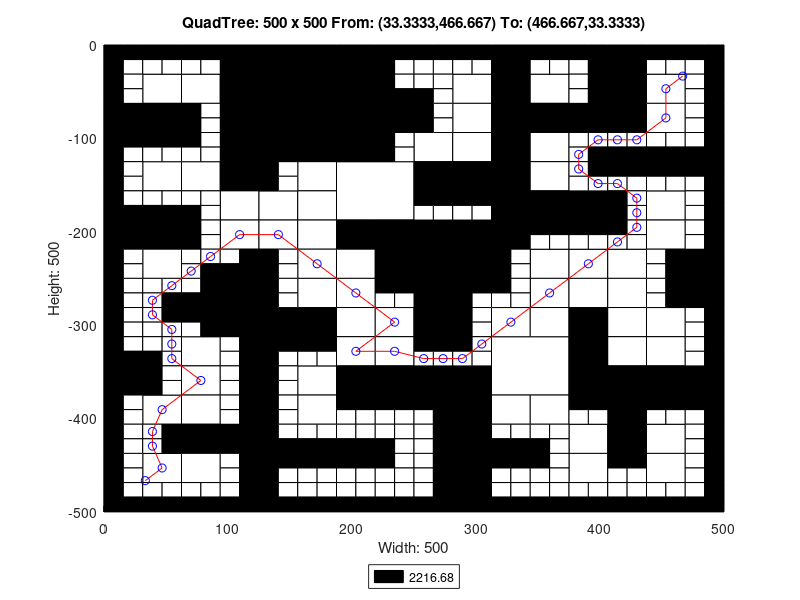

This figure's MATLAB source:
axis([0 500 -500 0]);
title('QuadTree: 500 x 500 From: (33.3333,466.667) To: (466.667,33.3333)');
xlabel('Width: 500');
ylabel('Height: 500');
rectangle('Position',[125 -62.5 62.5 62.5], 'FaceColor',[0 0 0]);
rectangle('Position',[125 -125 62.5 62.5], 'FaceColor',[0 0 0]);
rectangle('Position',[187.5 -187.5 62.5 62.5], 'FaceColor',[1 1 1]);
rectangle('Position',[250 -250 62.5 62.5], 'FaceColor',[0 0 0]);
rectangle('Position',[312.5 -375 62.5 62.5], 'FaceColor',[1 1 1]);
rectangle('Position',[31.25 -62.5 31.25 31.25], 'FaceColor',[1 1 1]);
rectangle('Position',[93.75 -31.25 31.25 31.25], 'FaceColor',[0 0 0]);
rectangle('Position',[62.5 -62.5 31.25 31.25], 'FaceColor',[1 1 1]);
rectangle('Position',[93.75 -62.5 31.25 31.25], 'FaceColor',[0 0 0]);
rectangle('Position',[0 -93.75 31.25 31.25], 'FaceColor',[0 0 0]);
rectangle('Position',[31.25 -93.75 31.25 31.25], 'FaceColor',[0 0 0]);
rectangle('Position',[93.75 -93.75 31.25 31.25], 'FaceColor',[0 0 0]);
rectangle('Position',[93.75 -125 31.25 31.25], 'FaceColor',[0 0 0]);
rectangle('Position',[187.5 -31.25 31.25 31.25], 'FaceColor',[0 0 0]);
rectangle('Position',[187.5 -62.5 31.25 31.25], 'FaceColor',[0 0 0]);
rectangle('Position',[187.5 -93.75 31.25 31.25], 'FaceColor',[0 0 0]);
rectangle('Position',[218.75 -93.75 31.25 31.25], 'FaceColor',[0 0 0]);
rectangle('Position',[187.5 -125 31.25 31.25], 'FaceColor',[0 0 0]);
rectangle('Position',[31.25 -156.25 31.25 31.25], 'FaceColor',[1 1 1]);
rectangle('Position',[62.5 -156.25 31.25 31.25], 'FaceColor',[1 1 1]);
rectangle('Position',[93.75 -156.25 31.25 31.25], 'FaceColor',[0 0 0]);
rectangle('Position',[93.75 -187.5 31.25 31.25], 'FaceColor',[1 1 1]);
rectangle('Position',[0 -218.75 31.25 31.25], 'FaceColor',[0 0 0]);
rectangle('Position',[31.25 -218.75 31.25 31.25], 'FaceColor',[0 0 0]);
rectangle('Position',[31.25 -250 31.25 31.25], 'FaceColor',[1 1 1]);
rectangle('Position',[93.75 -218.75 31.25 31.25], 'FaceColor',[1 1 1]);
rectangle('Position',[156.25 -156.25 31.25 31.25], 'FaceColor',[1 1 1]);
rectangle('Position',[125 -187.5 31.25 31.25], 'FaceColor',[1 1 1]);
rectangle('Position',[156.25 -187.5 31.25 31.25], 'FaceColor',[1 1 1]);
rectangle('Position',[125 -218.75 31.25 31.25], 'FaceColor',[1 1 1]);
rectangle('Position',[156.25 -218.75 31.25 31.25], 'FaceColor',[1 1 1]);
rectangle('Position',[156.25 -250 31.25 31.25], 'FaceColor',[1 1 1]);
rectangle('Position',[187.5 -218.75 31.25 31.25], 'FaceColor',[0 0 0]);
rectangle('Position',[218.75 -218.75 31.25 31.25], 'FaceColor',[0 0 0]);
rectangle('Position',[187.5 -250 31.25 31.25], 'FaceColor',[1 1 1]);
rectangle('Position',[218.75 -250 31.25 31.25], 'FaceColor',[0 0 0]);
rectangle('Position',[281.25 -62.5 31.25 31.25], 'FaceColor',[1 1 1]);
rectangle('Position',[312.5 -31.25 31.25 31.25], 'FaceColor',[0 0 0]);
rectangle('Position',[312.5 -62.5 31.25 31.25], 'FaceColor',[0 0 0]);
rectangle('Position',[343.75 -62.5 31.25 31.25], 'FaceColor',[1 1 1]);
rectangle('Position',[281.25 -93.75 31.25 31.25], 'FaceColor',[1 1 1]);
rectangle('Position',[250 -125 31.25 31.25], 'FaceColor',[1 1 1]);
rectangle('Position',[281.25 -125 31.25 31.25], 'FaceColor',[1 1 1]);
rectangle('Position',[312.5 -93.75 31.25 31.25], 'FaceColor',[0 0 0]);
rectangle('Position',[343.75 -93.75 31.25 31.25], 'FaceColor',[0 0 0]);
rectangle('Position',[312.5 -125 31.25 31.25], 'FaceColor',[0 0 0]);
rectangle('Position',[343.75 -125 31.25 31.25], 'FaceColor',[1 1 1]);
rectangle('Position',[406.25 -31.25 31.25 31.25], 'FaceColor',[0 0 0]);
rectangle('Position',[406.25 -62.5 31.25 31.25], 'FaceColor',[0 0 0]);
rectangle('Position',[437.5 -62.5 31.25 31.25], 'FaceColor',[1 1 1]);
rectangle('Position',[375 -93.75 31.25 31.25], 'FaceColor',[0 0 0]);
rectangle('Position',[406.25 -93.75 31.25 31.25], 'FaceColor',[0 0 0]);
rectangle('Position',[437.5 -93.75 31.25 31.25], 'FaceColor',[1 1 1]);
rectangle('Position',[250 -156.25 31.25 31.25], 'FaceColor',[0 0 0]);
rectangle('Position',[281.25 -156.25 31.25 31.25], 'FaceColor',[0 0 0]);
rectangle('Position',[312.5 -156.25 31.25 31.25], 'FaceColor',[0 0 0]);
rectangle('Position',[343.75 -156.25 31.25 31.25], 'FaceColor',[1 1 1]);
rectangle('Position',[312.5 -187.5 31.25 31.25], 'FaceColor',[0 0 0]);
rectangle('Position',[343.75 -187.5 31.25 31.25], 'FaceColor',[0 0 0]);
rectangle('Position',[312.5 -218.75 31.25 31.25], 'FaceColor',[0 0 0]);
rectangle('Position',[343.75 -250 31.25 31.25], 'FaceColor',[1 1 1]);
rectangle('Position',[375 -187.5 31.25 31.25], 'FaceColor',[0 0 0]);
rectangle('Position',[437.5 -187.5 31.25 31.25], 'FaceColor',[1 1 1]);
rectangle('Position',[375 -250 31.25 31.25], 'FaceColor',[1 1 1]);
rectangle('Position',[406.25 -250 31.25 31.25], 'FaceColor',[1 1 1]);
rectangle('Position',[437.5 -218.75 31.25 31.25], 'FaceColor',[1 1 1]);
rectangle('Position',[468.75 -250 31.25 31.25], 'FaceColor',[0 0 0]);
rectangle('Position',[93.75 -281.25 31.25 31.25], 'FaceColor',[0 0 0]);
rectangle('Position',[93.75 -312.5 31.25 31.25], 'FaceColor',[0 0 0]);
rectangle('Position',[0 -375 31.25 31.25], 'FaceColor',[0 0 0]);
rectangle('Position',[62.5 -343.75 31.25 31.25], 'FaceColor',[1 1 1]);
rectangle('Position',[62.5 -375 31.25 31.25], 'FaceColor',[1 1 1]);
rectangle('Position',[156.25 -281.25 31.25 31.25], 'FaceColor',[1 1 1]);
rectangle('Position',[125 -312.5 31.25 31.25], 'FaceColor',[0 0 0]);
rectangle('Position',[156.25 -312.5 31.25 31.25], 'FaceColor',[0 0 0]);
rectangle('Position',[187.5 -281.25 31.25 31.25], 'FaceColor',[1 1 1]);
rectangle('Position',[187.5 -312.5 31.25 31.25], 'FaceColor',[1 1 1]);
rectangle('Position',[218.75 -312.5 31.25 31.25], 'FaceColor',[1 1 1]);
rectangle('Position',[156.25 -375 31.25 31.25], 'FaceColor',[1 1 1]);
rectangle('Position',[187.5 -343.75 31.25 31.25], 'FaceColor',[1 1 1]);
rectangle('Position',[218.75 -343.75 31.25 31.25], 'FaceColor',[1 1 1]);
rectangle('Position',[187.5 -375 31.25 31.25], 'FaceColor',[0 0 0]);
rectangle('Position',[218.75 -375 31.25 31.25], 'FaceColor',[0 0 0]);
rectangle('Position',[31.25 -406.25 31.25 31.25], 'FaceColor',[1 1 1]);
rectangle('Position',[62.5 -406.25 31.25 31.25], 'FaceColor',[1 1 1]);
rectangle('Position',[62.5 -437.5 31.25 31.25], 'FaceColor',[0 0 0]);
rectangle('Position',[93.75 -437.5 31.25 31.25], 'FaceColor',[0 0 0]);
rectangle('Position',[31.25 -468.75 31.25 31.25], 'FaceColor',[1 1 1]);
rectangle('Position',[62.5 -468.75 31.25 31.25], 'FaceColor',[1 1 1]);
rectangle('Position',[156.25 -406.25 31.25 31.25], 'FaceColor',[1 1 1]);
rectangle('Position',[250 -281.25 31.25 31.25], 'FaceColor',[0 0 0]);
rectangle('Position',[250 -312.5 31.25 31.25], 'FaceColor',[0 0 0]);
rectangle('Position',[343.75 -281.25 31.25 31.25], 'FaceColor',[1 1 1]);
rectangle('Position',[312.5 -312.5 31.25 31.25], 'FaceColor',[1 1 1]);
rectangle('Position',[343.75 -312.5 31.25 31.25], 'FaceColor',[1 1 1]);
rectangle('Position',[250 -375 31.25 31.25], 'FaceColor',[0 0 0]);
rectangle('Position',[281.25 -375 31.25 31.25], 'FaceColor',[0 0 0]);
rectangle('Position',[375 -281.25 31.25 31.25], 'FaceColor',[1 1 1]);
rectangle('Position',[406.25 -281.25 31.25 31.25], 'FaceColor',[1 1 1]);
rectangle('Position',[375 -312.5 31.25 31.25], 'FaceColor',[0 0 0]);
rectangle('Position',[406.25 -312.5 31.25 31.25], 'FaceColor',[1 1 1]);
rectangle('Position',[468.75 -281.25 31.25 31.25], 'FaceColor',[0 0 0]);
rectangle('Position',[437.5 -312.5 31.25 31.25], 'FaceColor',[1 1 1]);
rectangle('Position',[375 -343.75 31.25 31.25], 'FaceColor',[0 0 0]);
rectangle('Position',[406.25 -343.75 31.25 31.25], 'FaceColor',[1 1 1]);
rectangle('Position',[375 -375 31.25 31.25], 'FaceColor',[0 0 0]);
rectangle('Position',[406.25 -375 31.25 31.25], 'FaceColor',[0 0 0]);
rectangle('Position',[437.5 -343.75 31.25 31.25], 'FaceColor',[1 1 1]);
rectangle('Position',[437.5 -375 31.25 31.25], 'FaceColor',[0 0 0]);
rectangle('Position',[468.75 -375 31.25 31.25], 'FaceColor',[0 0 0]);
rectangle('Position',[281.25 -406.25 31.25 31.25], 'FaceColor',[0 0 0]);
rectangle('Position',[281.25 -437.5 31.25 31.25], 'FaceColor',[0 0 0]);
rectangle('Position',[312.5 -406.25 31.25 31.25], 'FaceColor',[1 1 1]);
rectangle('Position',[343.75 -406.25 31.25 31.25], 'FaceColor',[1 1 1]);
rectangle('Position',[281.25 -468.75 31.25 31.25], 'FaceColor',[0 0 0]);
rectangle('Position',[281.25 -500 31.25 31.25], 'FaceColor',[0 0 0]);
rectangle('Position',[406.25 -406.25 31.25 31.25], 'FaceColor',[0 0 0]);
rectangle('Position',[375 -437.5 31.25 31.25], 'FaceColor',[1 1 1]);
rectangle('Position',[406.25 -437.5 31.25 31.25], 'FaceColor',[0 0 0]);
rectangle('Position',[437.5 -437.5 31.25 31.25], 'FaceColor',[1 1 1]);
rectangle('Position',[375 -468.75 31.25 31.25], 'FaceColor',[1 1 1]);
rectangle('Position',[437.5 -468.75 31.25 31.25], 'FaceColor',[1 1 1]);
rectangle('Position',[0 -15.625 15.625 15.625], 'FaceColor',[0 0 0]);
rectangle('Position',[15.625 -15.625 15.625 15.625], 'FaceColor',[0 0 0]);
rectangle('Position',[0 -31.25 15.625 15.625], 'FaceColor',[0 0 0]);
rectangle('Position',[15.625 -31.25 15.625 15.625], 'FaceColor',[1 1 1]);
rectangle('Position',[31.25 -15.625 15.625 15.625], 'FaceColor',[0 0 0]);
rectangle('Position',[46.875 -15.625 15.625 15.625], 'FaceColor',[0 0 0]);
rectangle('Position',[31.25 -31.25 15.625 15.625], 'FaceColor',[1 1 1]);
rectangle('Position',[46.875 -31.25 15.625 15.625], 'FaceColor',[1 1 1]);
rectangle('Position',[0 -46.875 15.625 15.625], 'FaceColor',[0 0 0]);
rectangle('Position',[15.625 -46.875 15.625 15.625], 'FaceColor',[1 1 1]);
rectangle('Position',[0 -62.5 15.625 15.625], 'FaceColor',[0 0 0]);
rectangle('Position',[15.625 -62.5 15.625 15.625], 'FaceColor',[1 1 1]);
rectangle('Position',[62.5 -15.625 15.625 15.625], 'FaceColor',[0 0 0]);
rectangle('Position',[78.125 -15.625 15.625 15.625], 'FaceColor',[0 0 0]);
rectangle('Position',[62.5 -31.25 15.625 15.625], 'FaceColor',[1 1 1]);
rectangle('Position',[78.125 -31.25 15.625 15.625], 'FaceColor',[1 1 1]);
rectangle('Position',[0 -109.375 15.625 15.625], 'FaceColor',[0 0 0]);
rectangle('Position',[15.625 -109.375 15.625 15.625], 'FaceColor',[0 0 0]);
rectangle('Position',[0 -125 15.625 15.625], 'FaceColor',[0 0 0]);
rectangle('Position',[15.625 -125 15.625 15.625], 'FaceColor',[1 1 1]);
rectangle('Position',[31.25 -109.375 15.625 15.625], 'FaceColor',[0 0 0]);
rectangle('Position',[46.875 -109.375 15.625 15.625], 'FaceColor',[0 0 0]);
rectangle('Position',[31.25 -125 15.625 15.625], 'FaceColor',[1 1 1]);
rectangle('Position',[46.875 -125 15.625 15.625], 'FaceColor',[1 1 1]);
rectangle('Position',[62.5 -78.125 15.625 15.625], 'FaceColor',[0 0 0]);
rectangle('Position',[78.125 -78.125 15.625 15.625], 'FaceColor',[1 1 1]);
rectangle('Position',[62.5 -93.75 15.625 15.625], 'FaceColor',[0 0 0]);
rectangle('Position',[78.125 -93.75 15.625 15.625], 'FaceColor',[1 1 1]);
rectangle('Position',[62.5 -109.375 15.625 15.625], 'FaceColor',[0 0 0]);
rectangle('Position',[78.125 -109.375 15.625 15.625], 'FaceColor',[1 1 1]);
rectangle('Position',[62.5 -125 15.625 15.625], 'FaceColor',[1 1 1]);
rectangle('Position',[78.125 -125 15.625 15.625], 'FaceColor',[1 1 1]);
rectangle('Position',[218.75 -15.625 15.625 15.625], 'FaceColor',[0 0 0]);
rectangle('Position',[234.375 -15.625 15.625 15.625], 'FaceColor',[0 0 0]);
rectangle('Position',[218.75 -31.25 15.625 15.625], 'FaceColor',[0 0 0]);
rectangle('Position',[234.375 -31.25 15.625 15.625], 'FaceColor',[1 1 1]);
rectangle('Position',[218.75 -46.875 15.625 15.625], 'FaceColor',[0 0 0]);
rectangle('Position',[234.375 -46.875 15.625 15.625], 'FaceColor',[1 1 1]);
rectangle('Position',[218.75 -62.5 15.625 15.625], 'FaceColor',[0 0 0]);
rectangle('Position',[234.375 -62.5 15.625 15.625], 'FaceColor',[0 0 0]);
rectangle('Position',[218.75 -109.375 15.625 15.625], 'FaceColor',[0 0 0]);
rectangle('Position',[234.375 -109.375 15.625 15.625], 'FaceColor',[1 1 1]);
rectangle('Position',[218.75 -125 15.625 15.625], 'FaceColor',[0 0 0]);
rectangle('Position',[234.375 -125 15.625 15.625], 'FaceColor',[1 1 1]);
rectangle('Position',[0 -140.625 15.625 15.625], 'FaceColor',[0 0 0]);
rectangle('Position',[15.625 -140.625 15.625 15.625], 'FaceColor',[1 1 1]);
rectangle('Position',[0 -156.25 15.625 15.625], 'FaceColor',[0 0 0]);
rectangle('Position',[15.625 -156.25 15.625 15.625], 'FaceColor',[1 1 1]);
rectangle('Position',[0 -171.875 15.625 15.625], 'FaceColor',[0 0 0]);
rectangle('Position',[15.625 -171.875 15.625 15.625], 'FaceColor',[1 1 1]);
rectangle('Position',[0 -187.5 15.625 15.625], 'FaceColor',[0 0 0]);
rectangle('Position',[15.625 -187.5 15.625 15.625], 'FaceColor',[0 0 0]);
rectangle('Position',[31.25 -171.875 15.625 15.625], 'FaceColor',[1 1 1]);
rectangle('Position',[46.875 -171.875 15.625 15.625], 'FaceColor',[1 1 1]);
rectangle('Position',[31.25 -187.5 15.625 15.625], 'FaceColor',[0 0 0]);
rectangle('Position',[46.875 -187.5 15.625 15.625], 'FaceColor',[0 0 0]);
rectangle('Position',[62.5 -171.875 15.625 15.625], 'FaceColor',[1 1 1]);
rectangle('Position',[78.125 -171.875 15.625 15.625], 'FaceColor',[1 1 1]);
rectangle('Position',[62.5 -187.5 15.625 15.625], 'FaceColor',[0 0 0]);
rectangle('Position',[78.125 -187.5 15.625 15.625], 'FaceColor',[1 1 1]);
rectangle('Position',[0 -234.375 15.625 15.625], 'FaceColor',[0 0 0]);
rectangle('Position',[15.625 -234.375 15.625 15.625], 'FaceColor',[1 1 1]);
rectangle('Position',[0 -250 15.625 15.625], 'FaceColor',[0 0 0]);
rectangle('Position',[15.625 -250 15.625 15.625], 'FaceColor',[1 1 1]);
rectangle('Position',[62.5 -203.125 15.625 15.625], 'FaceColor',[0 0 0]);
rectangle('Position',[78.125 -203.125 15.625 15.625], 'FaceColor',[1 1 1]);
rectangle('Position',[62.5 -218.75 15.625 15.625], 'FaceColor',[0 0 0]);
rectangle('Position',[78.125 -218.75 15.625 15.625], 'FaceColor',[1 1 1]);
rectangle('Position',[62.5 -234.375 15.625 15.625], 'FaceColor',[1 1 1]);
rectangle('Position',[78.125 -234.375 15.625 15.625], 'FaceColor',[1 1 1]);
rectangle('Position',[62.5 -250 15.625 15.625], 'FaceColor',[1 1 1]);
rectangle('Position',[78.125 -250 15.625 15.625], 'FaceColor',[0 0 0]);
rectangle('Position',[93.75 -234.375 15.625 15.625], 'FaceColor',[1 1 1]);
rectangle('Position',[109.375 -234.375 15.625 15.625], 'FaceColor',[0 0 0]);
rectangle('Position',[93.75 -250 15.625 15.625], 'FaceColor',[0 0 0]);
rectangle('Position',[109.375 -250 15.625 15.625], 'FaceColor',[0 0 0]);
rectangle('Position',[125 -140.625 15.625 15.625], 'FaceColor',[0 0 0]);
rectangle('Position',[140.625 -140.625 15.625 15.625], 'FaceColor',[1 1 1]);
rectangle('Position',[125 -156.25 15.625 15.625], 'FaceColor',[0 0 0]);
rectangle('Position',[140.625 -156.25 15.625 15.625], 'FaceColor',[1 1 1]);
rectangle('Position',[125 -234.375 15.625 15.625], 'FaceColor',[0 0 0]);
rectangle('Position',[140.625 -234.375 15.625 15.625], 'FaceColor',[1 1 1]);
rectangle('Position',[125 -250 15.625 15.625], 'FaceColor',[0 0 0]);
rectangle('Position',[140.625 -250 15.625 15.625], 'FaceColor',[1 1 1]);
rectangle('Position',[250 -15.625 15.625 15.625], 'FaceColor',[0 0 0]);
rectangle('Position',[265.625 -15.625 15.625 15.625], 'FaceColor',[0 0 0]);
rectangle('Position',[250 -31.25 15.625 15.625], 'FaceColor',[1 1 1]);
rectangle('Position',[265.625 -31.25 15.625 15.625], 'FaceColor',[1 1 1]);
rectangle('Position',[281.25 -15.625 15.625 15.625], 'FaceColor',[0 0 0]);
rectangle('Position',[296.875 -15.625 15.625 15.625], 'FaceColor',[0 0 0]);
rectangle('Position',[281.25 -31.25 15.625 15.625], 'FaceColor',[1 1 1]);
rectangle('Position',[296.875 -31.25 15.625 15.625], 'FaceColor',[1 1 1]);
rectangle('Position',[250 -46.875 15.625 15.625], 'FaceColor',[1 1 1]);
rectangle('Position',[265.625 -46.875 15.625 15.625], 'FaceColor',[1 1 1]);
rectangle('Position',[250 -62.5 15.625 15.625], 'FaceColor',[0 0 0]);
rectangle('Position',[265.625 -62.5 15.625 15.625], 'FaceColor',[1 1 1]);
rectangle('Position',[343.75 -15.625 15.625 15.625], 'FaceColor',[0 0 0]);
rectangle('Position',[359.375 -15.625 15.625 15.625], 'FaceColor',[0 0 0]);
rectangle('Position',[343.75 -31.25 15.625 15.625], 'FaceColor',[1 1 1]);
rectangle('Position',[359.375 -31.25 15.625 15.625], 'FaceColor',[1 1 1]);
rectangle('Position',[250 -78.125 15.625 15.625], 'FaceColor',[0 0 0]);
rectangle('Position',[265.625 -78.125 15.625 15.625], 'FaceColor',[1 1 1]);
rectangle('Position',[250 -93.75 15.625 15.625], 'FaceColor',[0 0 0]);
rectangle('Position',[265.625 -93.75 15.625 15.625], 'FaceColor',[1 1 1]);
rectangle('Position',[375 -15.625 15.625 15.625], 'FaceColor',[0 0 0]);
rectangle('Position',[390.625 -15.625 15.625 15.625], 'FaceColor',[0 0 0]);
rectangle('Position',[375 -31.25 15.625 15.625], 'FaceColor',[1 1 1]);
rectangle('Position',[390.625 -31.25 15.625 15.625], 'FaceColor',[0 0 0]);
rectangle('Position',[375 -46.875 15.625 15.625], 'FaceColor',[1 1 1]);
rectangle('Position',[390.625 -46.875 15.625 15.625], 'FaceColor',[0 0 0]);
rectangle('Position',[375 -62.5 15.625 15.625], 'FaceColor',[1 1 1]);
rectangle('Position',[390.625 -62.5 15.625 15.625], 'FaceColor',[0 0 0]);
rectangle('Position',[437.5 -15.625 15.625 15.625], 'FaceColor',[0 0 0]);
rectangle('Position',[453.125 -15.625 15.625 15.625], 'FaceColor',[0 0 0]);
rectangle('Position',[437.5 -31.25 15.625 15.625], 'FaceColor',[1 1 1]);
rectangle('Position',[453.125 -31.25 15.625 15.625], 'FaceColor',[1 1 1]);
rectangle('Position',[468.75 -15.625 15.625 15.625], 'FaceColor',[0 0 0]);
rectangle('Position',[484.375 -15.625 15.625 15.625], 'FaceColor',[0 0 0]);
rectangle('Position',[468.75 -31.25 15.625 15.625], 'FaceColor',[1 1 1]);
rectangle('Position',[484.375 -31.25 15.625 15.625], 'FaceColor',[0 0 0]);
rectangle('Position',[468.75 -46.875 15.625 15.625], 'FaceColor',[1 1 1]);
rectangle('Position',[484.375 -46.875 15.625 15.625], 'FaceColor',[0 0 0]);
rectangle('Position',[468.75 -62.5 15.625 15.625], 'FaceColor',[1 1 1]);
rectangle('Position',[484.375 -62.5 15.625 15.625], 'FaceColor',[0 0 0]);
rectangle('Position',[375 -109.375 15.625 15.625], 'FaceColor',[1 1 1]);
rectangle('Position',[390.625 -109.375 15.625 15.625], 'FaceColor',[1 1 1]);
rectangle('Position',[375 -125 15.625 15.625], 'FaceColor',[1 1 1]);
rectangle('Position',[390.625 -125 15.625 15.625], 'FaceColor',[0 0 0]);
rectangle('Position',[406.25 -109.375 15.625 15.625], 'FaceColor',[1 1 1]);
rectangle('Position',[421.875 -109.375 15.625 15.625], 'FaceColor',[1 1 1]);
rectangle('Position',[406.25 -125 15.625 15.625], 'FaceColor',[0 0 0]);
rectangle('Position',[421.875 -125 15.625 15.625], 'FaceColor',[0 0 0]);
rectangle('Position',[468.75 -78.125 15.625 15.625], 'FaceColor',[1 1 1]);
rectangle('Position',[484.375 -78.125 15.625 15.625], 'FaceColor',[0 0 0]);
rectangle('Position',[468.75 -93.75 15.625 15.625], 'FaceColor',[1 1 1]);
rectangle('Position',[484.375 -93.75 15.625 15.625], 'FaceColor',[0 0 0]);
rectangle('Position',[437.5 -109.375 15.625 15.625], 'FaceColor',[1 1 1]);
rectangle('Position',[453.125 -109.375 15.625 15.625], 'FaceColor',[1 1 1]);
rectangle('Position',[437.5 -125 15.625 15.625], 'FaceColor',[0 0 0]);
rectangle('Position',[453.125 -125 15.625 15.625], 'FaceColor',[0 0 0]);
rectangle('Position',[468.75 -109.375 15.625 15.625], 'FaceColor',[1 1 1]);
rectangle('Position',[484.375 -109.375 15.625 15.625], 'FaceColor',[0 0 0]);
rectangle('Position',[468.75 -125 15.625 15.625], 'FaceColor',[0 0 0]);
rectangle('Position',[484.375 -125 15.625 15.625], 'FaceColor',[0 0 0]);
rectangle('Position',[250 -171.875 15.625 15.625], 'FaceColor',[0 0 0]);
rectangle('Position',[265.625 -171.875 15.625 15.625], 'FaceColor',[0 0 0]);
rectangle('Position',[250 -187.5 15.625 15.625], 'FaceColor',[1 1 1]);
rectangle('Position',[265.625 -187.5 15.625 15.625], 'FaceColor',[1 1 1]);
rectangle('Position',[281.25 -171.875 15.625 15.625], 'FaceColor',[0 0 0]);
rectangle('Position',[296.875 -171.875 15.625 15.625], 'FaceColor',[0 0 0]);
rectangle('Position',[281.25 -187.5 15.625 15.625], 'FaceColor',[1 1 1]);
rectangle('Position',[296.875 -187.5 15.625 15.625], 'FaceColor',[1 1 1]);
rectangle('Position',[343.75 -203.125 15.625 15.625], 'FaceColor',[0 0 0]);
rectangle('Position',[359.375 -203.125 15.625 15.625], 'FaceColor',[0 0 0]);
rectangle('Position',[343.75 -218.75 15.625 15.625], 'FaceColor',[1 1 1]);
rectangle('Position',[359.375 -218.75 15.625 15.625], 'FaceColor',[1 1 1]);
rectangle('Position',[312.5 -234.375 15.625 15.625], 'FaceColor',[0 0 0]);
rectangle('Position',[328.125 -234.375 15.625 15.625], 'FaceColor',[1 1 1]);
rectangle('Position',[312.5 -250 15.625 15.625], 'FaceColor',[0 0 0]);
rectangle('Position',[328.125 -250 15.625 15.625], 'FaceColor',[1 1 1]);
rectangle('Position',[375 -140.625 15.625 15.625], 'FaceColor',[1 1 1]);
rectangle('Position',[390.625 -140.625 15.625 15.625], 'FaceColor',[0 0 0]);
rectangle('Position',[375 -156.25 15.625 15.625], 'FaceColor',[1 1 1]);
rectangle('Position',[390.625 -156.25 15.625 15.625], 'FaceColor',[1 1 1]);
rectangle('Position',[406.25 -140.625 15.625 15.625], 'FaceColor',[0 0 0]);
rectangle('Position',[421.875 -140.625 15.625 15.625], 'FaceColor',[0 0 0]);
rectangle('Position',[406.25 -156.25 15.625 15.625], 'FaceColor',[1 1 1]);
rectangle('Position',[421.875 -156.25 15.625 15.625], 'FaceColor',[1 1 1]);
rectangle('Position',[406.25 -171.875 15.625 15.625], 'FaceColor',[0 0 0]);
rectangle('Position',[421.875 -171.875 15.625 15.625], 'FaceColor',[1 1 1]);
rectangle('Position',[406.25 -187.5 15.625 15.625], 'FaceColor',[0 0 0]);
rectangle('Position',[421.875 -187.5 15.625 15.625], 'FaceColor',[1 1 1]);
rectangle('Position',[437.5 -140.625 15.625 15.625], 'FaceColor',[0 0 0]);
rectangle('Position',[453.125 -140.625 15.625 15.625], 'FaceColor',[0 0 0]);
rectangle('Position',[437.5 -156.25 15.625 15.625], 'FaceColor',[1 1 1]);
rectangle('Position',[453.125 -156.25 15.625 15.625], 'FaceColor',[1 1 1]);
rectangle('Position',[468.75 -140.625 15.625 15.625], 'FaceColor',[0 0 0]);
rectangle('Position',[484.375 -140.625 15.625 15.625], 'FaceColor',[0 0 0]);
rectangle('Position',[468.75 -156.25 15.625 15.625], 'FaceColor',[1 1 1]);
rectangle('Position',[484.375 -156.25 15.625 15.625], 'FaceColor',[0 0 0]);
rectangle('Position',[468.75 -171.875 15.625 15.625], 'FaceColor',[1 1 1]);
rectangle('Position',[484.375 -171.875 15.625 15.625], 'FaceColor',[0 0 0]);
rectangle('Position',[468.75 -187.5 15.625 15.625], 'FaceColor',[1 1 1]);
rectangle('Position',[484.375 -187.5 15.625 15.625], 'FaceColor',[0 0 0]);
rectangle('Position',[375 -203.125 15.625 15.625], 'FaceColor',[0 0 0]);
rectangle('Position',[390.625 -203.125 15.625 15.625], 'FaceColor',[0 0 0]);
rectangle('Position',[375 -218.75 15.625 15.625], 'FaceColor',[1 1 1]);
rectangle('Position',[390.625 -218.75 15.625 15.625], 'FaceColor',[1 1 1]);
rectangle('Position',[406.25 -203.125 15.625 15.625], 'FaceColor',[0 0 0]);
rectangle('Position',[421.875 -203.125 15.625 15.625], 'FaceColor',[1 1 1]);
rectangle('Position',[406.25 -218.75 15.625 15.625], 'FaceColor',[1 1 1]);
rectangle('Position',[421.875 -218.75 15.625 15.625], 'FaceColor',[1 1 1]);
rectangle('Position',[468.75 -203.125 15.625 15.625], 'FaceColor',[1 1 1]);
rectangle('Position',[484.375 -203.125 15.625 15.625], 'FaceColor',[0 0 0]);
rectangle('Position',[468.75 -218.75 15.625 15.625], 'FaceColor',[1 1 1]);
rectangle('Position',[484.375 -218.75 15.625 15.625], 'FaceColor',[0 0 0]);
rectangle('Position',[437.5 -234.375 15.625 15.625], 'FaceColor',[1 1 1]);
rectangle('Position',[453.125 -234.375 15.625 15.625], 'FaceColor',[0 0 0]);
rectangle('Position',[437.5 -250 15.625 15.625], 'FaceColor',[1 1 1]);
rectangle('Position',[453.125 -250 15.625 15.625], 'FaceColor',[0 0 0]);
rectangle('Position',[0 -265.625 15.625 15.625], 'FaceColor',[0 0 0]);
rectangle('Position',[15.625 -265.625 15.625 15.625], 'FaceColor',[1 1 1]);
rectangle('Position',[0 -281.25 15.625 15.625], 'FaceColor',[0 0 0]);
rectangle('Position',[15.625 -281.25 15.625 15.625], 'FaceColor',[1 1 1]);
rectangle('Position',[31.25 -265.625 15.625 15.625], 'FaceColor',[1 1 1]);
rectangle('Position',[46.875 -265.625 15.625 15.625], 'FaceColor',[1 1 1]);
rectangle('Position',[31.25 -281.25 15.625 15.625], 'FaceColor',[1 1 1]);
rectangle('Position',[46.875 -281.25 15.625 15.625], 'FaceColor',[0 0 0]);
rectangle('Position',[0 -296.875 15.625 15.625], 'FaceColor',[0 0 0]);
rectangle('Position',[15.625 -296.875 15.625 15.625], 'FaceColor',[1 1 1]);
rectangle('Position',[0 -312.5 15.625 15.625], 'FaceColor',[0 0 0]);
rectangle('Position',[15.625 -312.5 15.625 15.625], 'FaceColor',[1 1 1]);
rectangle('Position',[31.25 -296.875 15.625 15.625], 'FaceColor',[1 1 1]);
rectangle('Position',[46.875 -296.875 15.625 15.625], 'FaceColor',[0 0 0]);
rectangle('Position',[31.25 -312.5 15.625 15.625], 'FaceColor',[1 1 1]);
rectangle('Position',[46.875 -312.5 15.625 15.625], 'FaceColor',[1 1 1]);
rectangle('Position',[62.5 -265.625 15.625 15.625], 'FaceColor',[1 1 1]);
rectangle('Position',[78.125 -265.625 15.625 15.625], 'FaceColor',[0 0 0]);
rectangle('Position',[62.5 -281.25 15.625 15.625], 'FaceColor',[0 0 0]);
rectangle('Position',[78.125 -281.25 15.625 15.625], 'FaceColor',[0 0 0]);
rectangle('Position',[62.5 -296.875 15.625 15.625], 'FaceColor',[0 0 0]);
rectangle('Position',[78.125 -296.875 15.625 15.625], 'FaceColor',[0 0 0]);
rectangle('Position',[62.5 -312.5 15.625 15.625], 'FaceColor',[1 1 1]);
rectangle('Position',[78.125 -312.5 15.625 15.625], 'FaceColor',[0 0 0]);
rectangle('Position',[0 -328.125 15.625 15.625], 'FaceColor',[0 0 0]);
rectangle('Position',[15.625 -328.125 15.625 15.625], 'FaceColor',[1 1 1]);
rectangle('Position',[0 -343.75 15.625 15.625], 'FaceColor',[0 0 0]);
rectangle('Position',[15.625 -343.75 15.625 15.625], 'FaceColor',[0 0 0]);
rectangle('Position',[31.25 -328.125 15.625 15.625], 'FaceColor',[1 1 1]);
rectangle('Position',[46.875 -328.125 15.625 15.625], 'FaceColor',[1 1 1]);
rectangle('Position',[31.25 -343.75 15.625 15.625], 'FaceColor',[0 0 0]);
rectangle('Position',[46.875 -343.75 15.625 15.625], 'FaceColor',[1 1 1]);
rectangle('Position',[31.25 -359.375 15.625 15.625], 'FaceColor',[0 0 0]);
rectangle('Position',[46.875 -359.375 15.625 15.625], 'FaceColor',[1 1 1]);
rectangle('Position',[31.25 -375 15.625 15.625], 'FaceColor',[0 0 0]);
rectangle('Position',[46.875 -375 15.625 15.625], 'FaceColor',[1 1 1]);
rectangle('Position',[93.75 -328.125 15.625 15.625], 'FaceColor',[1 1 1]);
rectangle('Position',[109.375 -328.125 15.625 15.625], 'FaceColor',[0 0 0]);
rectangle('Position',[93.75 -343.75 15.625 15.625], 'FaceColor',[1 1 1]);
rectangle('Position',[109.375 -343.75 15.625 15.625], 'FaceColor',[0 0 0]);
rectangle('Position',[93.75 -359.375 15.625 15.625], 'FaceColor',[1 1 1]);
rectangle('Position',[109.375 -359.375 15.625 15.625], 'FaceColor',[0 0 0]);
rectangle('Position',[93.75 -375 15.625 15.625], 'FaceColor',[1 1 1]);
rectangle('Position',[109.375 -375 15.625 15.625], 'FaceColor',[0 0 0]);
rectangle('Position',[125 -265.625 15.625 15.625], 'FaceColor',[0 0 0]);
rectangle('Position',[140.625 -265.625 15.625 15.625], 'FaceColor',[1 1 1]);
rectangle('Position',[125 -281.25 15.625 15.625], 'FaceColor',[0 0 0]);
rectangle('Position',[140.625 -281.25 15.625 15.625], 'FaceColor',[1 1 1]);
rectangle('Position',[218.75 -265.625 15.625 15.625], 'FaceColor',[0 0 0]);
rectangle('Position',[234.375 -265.625 15.625 15.625], 'FaceColor',[0 0 0]);
rectangle('Position',[218.75 -281.25 15.625 15.625], 'FaceColor',[1 1 1]);
rectangle('Position',[234.375 -281.25 15.625 15.625], 'FaceColor',[1 1 1]);
rectangle('Position',[125 -328.125 15.625 15.625], 'FaceColor',[0 0 0]);
rectangle('Position',[140.625 -328.125 15.625 15.625], 'FaceColor',[0 0 0]);
rectangle('Position',[125 -343.75 15.625 15.625], 'FaceColor',[0 0 0]);
rectangle('Position',[140.625 -343.75 15.625 15.625], 'FaceColor',[1 1 1]);
rectangle('Position',[156.25 -328.125 15.625 15.625], 'FaceColor',[0 0 0]);
rectangle('Position',[171.875 -328.125 15.625 15.625], 'FaceColor',[0 0 0]);
rectangle('Position',[156.25 -343.75 15.625 15.625], 'FaceColor',[1 1 1]);
rectangle('Position',[171.875 -343.75 15.625 15.625], 'FaceColor',[1 1 1]);
rectangle('Position',[125 -359.375 15.625 15.625], 'FaceColor',[0 0 0]);
rectangle('Position',[140.625 -359.375 15.625 15.625], 'FaceColor',[1 1 1]);
rectangle('Position',[125 -375 15.625 15.625], 'FaceColor',[0 0 0]);
rectangle('Position',[140.625 -375 15.625 15.625], 'FaceColor',[1 1 1]);
rectangle('Position',[0 -390.625 15.625 15.625], 'FaceColor',[0 0 0]);
rectangle('Position',[15.625 -390.625 15.625 15.625], 'FaceColor',[1 1 1]);
rectangle('Position',[0 -406.25 15.625 15.625], 'FaceColor',[0 0 0]);
rectangle('Position',[15.625 -406.25 15.625 15.625], 'FaceColor',[1 1 1]);
rectangle('Position',[0 -421.875 15.625 15.625], 'FaceColor',[0 0 0]);
rectangle('Position',[15.625 -421.875 15.625 15.625], 'FaceColor',[1 1 1]);
rectangle('Position',[0 -437.5 15.625 15.625], 'FaceColor',[0 0 0]);
rectangle('Position',[15.625 -437.5 15.625 15.625], 'FaceColor',[1 1 1]);
rectangle('Position',[31.25 -421.875 15.625 15.625], 'FaceColor',[1 1 1]);
rectangle('Position',[46.875 -421.875 15.625 15.625], 'FaceColor',[0 0 0]);
rectangle('Position',[31.25 -437.5 15.625 15.625], 'FaceColor',[1 1 1]);
rectangle('Position',[46.875 -437.5 15.625 15.625], 'FaceColor',[0 0 0]);
rectangle('Position',[93.75 -390.625 15.625 15.625], 'FaceColor',[1 1 1]);
rectangle('Position',[109.375 -390.625 15.625 15.625], 'FaceColor',[0 0 0]);
rectangle('Position',[93.75 -406.25 15.625 15.625], 'FaceColor',[1 1 1]);
rectangle('Position',[109.375 -406.25 15.625 15.625], 'FaceColor',[0 0 0]);
rectangle('Position',[0 -453.125 15.625 15.625], 'FaceColor',[0 0 0]);
rectangle('Position',[15.625 -453.125 15.625 15.625], 'FaceColor',[1 1 1]);
rectangle('Position',[0 -468.75 15.625 15.625], 'FaceColor',[0 0 0]);
rectangle('Position',[15.625 -468.75 15.625 15.625], 'FaceColor',[1 1 1]);
rectangle('Position',[0 -484.375 15.625 15.625], 'FaceColor',[0 0 0]);
rectangle('Position',[15.625 -484.375 15.625 15.625], 'FaceColor',[1 1 1]);
rectangle('Position',[0 -500 15.625 15.625], 'FaceColor',[0 0 0]);
rectangle('Position',[15.625 -500 15.625 15.625], 'FaceColor',[0 0 0]);
rectangle('Position',[31.25 -484.375 15.625 15.625], 'FaceColor',[1 1 1]);
rectangle('Position',[46.875 -484.375 15.625 15.625], 'FaceColor',[1 1 1]);
rectangle('Position',[31.25 -500 15.625 15.625], 'FaceColor',[0 0 0]);
rectangle('Position',[46.875 -500 15.625 15.625], 'FaceColor',[0 0 0]);
rectangle('Position',[93.75 -453.125 15.625 15.625], 'FaceColor',[1 1 1]);
rectangle('Position',[109.375 -453.125 15.625 15.625], 'FaceColor',[0 0 0]);
rectangle('Position',[93.75 -468.75 15.625 15.625], 'FaceColor',[1 1 1]);
rectangle('Position',[109.375 -468.75 15.625 15.625], 'FaceColor',[0 0 0]);
rectangle('Position',[62.5 -484.375 15.625 15.625], 'FaceColor',[1 1 1]);
rectangle('Position',[78.125 -484.375 15.625 15.625], 'FaceColor',[1 1 1]);
rectangle('Position',[62.5 -500 15.625 15.625], 'FaceColor',[0 0 0]);
rectangle('Position',[78.125 -500 15.625 15.625], 'FaceColor',[0 0 0]);
rectangle('Position',[93.75 -484.375 15.625 15.625], 'FaceColor',[1 1 1]);
rectangle('Position',[109.375 -484.375 15.625 15.625], 'FaceColor',[0 0 0]);
rectangle('Position',[93.75 -500 15.625 15.625], 'FaceColor',[0 0 0]);
rectangle('Position',[109.375 -500 15.625 15.625], 'FaceColor',[0 0 0]);
rectangle('Position',[125 -390.625 15.625 15.625], 'FaceColor',[0 0 0]);
rectangle('Position',[140.625 -390.625 15.625 15.625], 'FaceColor',[1 1 1]);
rectangle('Position',[125 -406.25 15.625 15.625], 'FaceColor',[0 0 0]);
rectangle('Position',[140.625 -406.25 15.625 15.625], 'FaceColor',[1 1 1]);
rectangle('Position',[125 -421.875 15.625 15.625], 'FaceColor',[0 0 0]);
rectangle('Position',[140.625 -421.875 15.625 15.625], 'FaceColor',[1 1 1]);
rectangle('Position',[125 -437.5 15.625 15.625], 'FaceColor',[0 0 0]);
rectangle('Position',[140.625 -437.5 15.625 15.625], 'FaceColor',[0 0 0]);
rectangle('Position',[156.25 -421.875 15.625 15.625], 'FaceColor',[1 1 1]);
rectangle('Position',[171.875 -421.875 15.625 15.625], 'FaceColor',[1 1 1]);
rectangle('Position',[156.25 -437.5 15.625 15.625], 'FaceColor',[0 0 0]);
rectangle('Position',[171.875 -437.5 15.625 15.625], 'FaceColor',[0 0 0]);
rectangle('Position',[187.5 -390.625 15.625 15.625], 'FaceColor',[0 0 0]);
rectangle('Position',[203.125 -390.625 15.625 15.625], 'FaceColor',[0 0 0]);
rectangle('Position',[187.5 -406.25 15.625 15.625], 'FaceColor',[1 1 1]);
rectangle('Position',[203.125 -406.25 15.625 15.625], 'FaceColor',[1 1 1]);
rectangle('Position',[218.75 -390.625 15.625 15.625], 'FaceColor',[0 0 0]);
rectangle('Position',[234.375 -390.625 15.625 15.625], 'FaceColor',[0 0 0]);
rectangle('Position',[218.75 -406.25 15.625 15.625], 'FaceColor',[1 1 1]);
rectangle('Position',[234.375 -406.25 15.625 15.625], 'FaceColor',[1 1 1]);
rectangle('Position',[187.5 -421.875 15.625 15.625], 'FaceColor',[1 1 1]);
rectangle('Position',[203.125 -421.875 15.625 15.625], 'FaceColor',[1 1 1]);
rectangle('Position',[187.5 -437.5 15.625 15.625], 'FaceColor',[0 0 0]);
rectangle('Position',[203.125 -437.5 15.625 15.625], 'FaceColor',[0 0 0]);
rectangle('Position',[218.75 -421.875 15.625 15.625], 'FaceColor',[1 1 1]);
rectangle('Position',[234.375 -421.875 15.625 15.625], 'FaceColor',[1 1 1]);
rectangle('Position',[218.75 -437.5 15.625 15.625], 'FaceColor',[0 0 0]);
rectangle('Position',[234.375 -437.5 15.625 15.625], 'FaceColor',[1 1 1]);
rectangle('Position',[125 -453.125 15.625 15.625], 'FaceColor',[0 0 0]);
rectangle('Position',[140.625 -453.125 15.625 15.625], 'FaceColor',[0 0 0]);
rectangle('Position',[125 -468.75 15.625 15.625], 'FaceColor',[0 0 0]);
rectangle('Position',[140.625 -468.75 15.625 15.625], 'FaceColor',[1 1 1]);
rectangle('Position',[156.25 -453.125 15.625 15.625], 'FaceColor',[0 0 0]);
rectangle('Position',[171.875 -453.125 15.625 15.625], 'FaceColor',[0 0 0]);
rectangle('Position',[156.25 -468.75 15.625 15.625], 'FaceColor',[1 1 1]);
rectangle('Position',[171.875 -468.75 15.625 15.625], 'FaceColor',[1 1 1]);
rectangle('Position',[125 -484.375 15.625 15.625], 'FaceColor',[0 0 0]);
rectangle('Position',[140.625 -484.375 15.625 15.625], 'FaceColor',[1 1 1]);
rectangle('Position',[125 -500 15.625 15.625], 'FaceColor',[0 0 0]);
rectangle('Position',[140.625 -500 15.625 15.625], 'FaceColor',[0 0 0]);
rectangle('Position',[156.25 -484.375 15.625 15.625], 'FaceColor',[1 1 1]);
rectangle('Position',[171.875 -484.375 15.625 15.625], 'FaceColor',[1 1 1]);
rectangle('Position',[156.25 -500 15.625 15.625], 'FaceColor',[0 0 0]);
rectangle('Position',[171.875 -500 15.625 15.625], 'FaceColor',[0 0 0]);
rectangle('Position',[187.5 -453.125 15.625 15.625], 'FaceColor',[0 0 0]);
rectangle('Position',[203.125 -453.125 15.625 15.625], 'FaceColor',[0 0 0]);
rectangle('Position',[187.5 -468.75 15.625 15.625], 'FaceColor',[1 1 1]);
rectangle('Position',[203.125 -468.75 15.625 15.625], 'FaceColor',[1 1 1]);
rectangle('Position',[218.75 -453.125 15.625 15.625], 'FaceColor',[0 0 0]);
rectangle('Position',[234.375 -453.125 15.625 15.625], 'FaceColor',[1 1 1]);
rectangle('Position',[218.75 -468.75 15.625 15.625], 'FaceColor',[1 1 1]);
rectangle('Position',[234.375 -468.75 15.625 15.625], 'FaceColor',[1 1 1]);
rectangle('Position',[187.5 -484.375 15.625 15.625], 'FaceColor',[1 1 1]);
rectangle('Position',[203.125 -484.375 15.625 15.625], 'FaceColor',[1 1 1]);
rectangle('Position',[187.5 -500 15.625 15.625], 'FaceColor',[0 0 0]);
rectangle('Position',[203.125 -500 15.625 15.625], 'FaceColor',[0 0 0]);
rectangle('Position',[218.75 -484.375 15.625 15.625], 'FaceColor',[1 1 1]);
rectangle('Position',[234.375 -484.375 15.625 15.625], 'FaceColor',[1 1 1]);
rectangle('Position',[218.75 -500 15.625 15.625], 'FaceColor',[0 0 0]);
rectangle('Position',[234.375 -500 15.625 15.625], 'FaceColor',[0 0 0]);
rectangle('Position',[281.25 -265.625 15.625 15.625], 'FaceColor',[0 0 0]);
rectangle('Position',[296.875 -265.625 15.625 15.625], 'FaceColor',[0 0 0]);
rectangle('Position',[281.25 -281.25 15.625 15.625], 'FaceColor',[0 0 0]);
rectangle('Position',[296.875 -281.25 15.625 15.625], 'FaceColor',[1 1 1]);
rectangle('Position',[281.25 -296.875 15.625 15.625], 'FaceColor',[0 0 0]);
rectangle('Position',[296.875 -296.875 15.625 15.625], 'FaceColor',[1 1 1]);
rectangle('Position',[281.25 -312.5 15.625 15.625], 'FaceColor',[0 0 0]);
rectangle('Position',[296.875 -312.5 15.625 15.625], 'FaceColor',[1 1 1]);
rectangle('Position',[312.5 -265.625 15.625 15.625], 'FaceColor',[0 0 0]);
rectangle('Position',[328.125 -265.625 15.625 15.625], 'FaceColor',[1 1 1]);
rectangle('Position',[312.5 -281.25 15.625 15.625], 'FaceColor',[1 1 1]);
rectangle('Position',[328.125 -281.25 15.625 15.625], 'FaceColor',[1 1 1]);
rectangle('Position',[250 -328.125 15.625 15.625], 'FaceColor',[0 0 0]);
rectangle('Position',[265.625 -328.125 15.625 15.625], 'FaceColor',[0 0 0]);
rectangle('Position',[250 -343.75 15.625 15.625], 'FaceColor',[1 1 1]);
rectangle('Position',[265.625 -343.75 15.625 15.625], 'FaceColor',[1 1 1]);
rectangle('Position',[281.25 -328.125 15.625 15.625], 'FaceColor',[0 0 0]);
rectangle('Position',[296.875 -328.125 15.625 15.625], 'FaceColor',[1 1 1]);
rectangle('Position',[281.25 -343.75 15.625 15.625], 'FaceColor',[1 1 1]);
rectangle('Position',[296.875 -343.75 15.625 15.625], 'FaceColor',[1 1 1]);
rectangle('Position',[437.5 -265.625 15.625 15.625], 'FaceColor',[1 1 1]);
rectangle('Position',[453.125 -265.625 15.625 15.625], 'FaceColor',[0 0 0]);
rectangle('Position',[437.5 -281.25 15.625 15.625], 'FaceColor',[1 1 1]);
rectangle('Position',[453.125 -281.25 15.625 15.625], 'FaceColor',[0 0 0]);
rectangle('Position',[468.75 -296.875 15.625 15.625], 'FaceColor',[1 1 1]);
rectangle('Position',[484.375 -296.875 15.625 15.625], 'FaceColor',[0 0 0]);
rectangle('Position',[468.75 -312.5 15.625 15.625], 'FaceColor',[1 1 1]);
rectangle('Position',[484.375 -312.5 15.625 15.625], 'FaceColor',[0 0 0]);
rectangle('Position',[468.75 -328.125 15.625 15.625], 'FaceColor',[1 1 1]);
rectangle('Position',[484.375 -328.125 15.625 15.625], 'FaceColor',[0 0 0]);
rectangle('Position',[468.75 -343.75 15.625 15.625], 'FaceColor',[1 1 1]);
rectangle('Position',[484.375 -343.75 15.625 15.625], 'FaceColor',[0 0 0]);
rectangle('Position',[250 -390.625 15.625 15.625], 'FaceColor',[0 0 0]);
rectangle('Position',[265.625 -390.625 15.625 15.625], 'FaceColor',[0 0 0]);
rectangle('Position',[250 -406.25 15.625 15.625], 'FaceColor',[1 1 1]);
rectangle('Position',[265.625 -406.25 15.625 15.625], 'FaceColor',[0 0 0]);
rectangle('Position',[250 -421.875 15.625 15.625], 'FaceColor',[1 1 1]);
rectangle('Position',[265.625 -421.875 15.625 15.625], 'FaceColor',[0 0 0]);
rectangle('Position',[250 -437.5 15.625 15.625], 'FaceColor',[1 1 1]);
rectangle('Position',[265.625 -437.5 15.625 15.625], 'FaceColor',[0 0 0]);
rectangle('Position',[312.5 -421.875 15.625 15.625], 'FaceColor',[1 1 1]);
rectangle('Position',[328.125 -421.875 15.625 15.625], 'FaceColor',[1 1 1]);
rectangle('Position',[312.5 -437.5 15.625 15.625], 'FaceColor',[0 0 0]);
rectangle('Position',[328.125 -437.5 15.625 15.625], 'FaceColor',[0 0 0]);
rectangle('Position',[343.75 -421.875 15.625 15.625], 'FaceColor',[1 1 1]);
rectangle('Position',[359.375 -421.875 15.625 15.625], 'FaceColor',[1 1 1]);
rectangle('Position',[343.75 -437.5 15.625 15.625], 'FaceColor',[0 0 0]);
rectangle('Position',[359.375 -437.5 15.625 15.625], 'FaceColor',[1 1 1]);
rectangle('Position',[250 -453.125 15.625 15.625], 'FaceColor',[1 1 1]);
rectangle('Position',[265.625 -453.125 15.625 15.625], 'FaceColor',[0 0 0]);
rectangle('Position',[250 -468.75 15.625 15.625], 'FaceColor',[1 1 1]);
rectangle('Position',[265.625 -468.75 15.625 15.625], 'FaceColor',[0 0 0]);
rectangle('Position',[250 -484.375 15.625 15.625], 'FaceColor',[1 1 1]);
rectangle('Position',[265.625 -484.375 15.625 15.625], 'FaceColor',[0 0 0]);
rectangle('Position',[250 -500 15.625 15.625], 'FaceColor',[0 0 0]);
rectangle('Position',[265.625 -500 15.625 15.625], 'FaceColor',[0 0 0]);
rectangle('Position',[312.5 -453.125 15.625 15.625], 'FaceColor',[0 0 0]);
rectangle('Position',[328.125 -453.125 15.625 15.625], 'FaceColor',[0 0 0]);
rectangle('Position',[312.5 -468.75 15.625 15.625], 'FaceColor',[1 1 1]);
rectangle('Position',[328.125 -468.75 15.625 15.625], 'FaceColor',[1 1 1]);
rectangle('Position',[343.75 -453.125 15.625 15.625], 'FaceColor',[0 0 0]);
rectangle('Position',[359.375 -453.125 15.625 15.625], 'FaceColor',[1 1 1]);
rectangle('Position',[343.75 -468.75 15.625 15.625], 'FaceColor',[1 1 1]);
rectangle('Position',[359.375 -468.75 15.625 15.625], 'FaceColor',[1 1 1]);
rectangle('Position',[312.5 -484.375 15.625 15.625], 'FaceColor',[1 1 1]);
rectangle('Position',[328.125 -484.375 15.625 15.625], 'FaceColor',[1 1 1]);
rectangle('Position',[312.5 -500 15.625 15.625], 'FaceColor',[0 0 0]);
rectangle('Position',[328.125 -500 15.625 15.625], 'FaceColor',[0 0 0]);
rectangle('Position',[343.75 -484.375 15.625 15.625], 'FaceColor',[1 1 1]);
rectangle('Position',[359.375 -484.375 15.625 15.625], 'FaceColor',[1 1 1]);
rectangle('Position',[343.75 -500 15.625 15.625], 'FaceColor',[0 0 0]);
rectangle('Position',[359.375 -500 15.625 15.625], 'FaceColor',[0 0 0]);
rectangle('Position',[375 -390.625 15.625 15.625], 'FaceColor',[0 0 0]);
rectangle('Position',[390.625 -390.625 15.625 15.625], 'FaceColor',[0 0 0]);
rectangle('Position',[375 -406.25 15.625 15.625], 'FaceColor',[1 1 1]);
rectangle('Position',[390.625 -406.25 15.625 15.625], 'FaceColor',[1 1 1]);
rectangle('Position',[437.5 -390.625 15.625 15.625], 'FaceColor',[0 0 0]);
rectangle('Position',[453.125 -390.625 15.625 15.625], 'FaceColor',[0 0 0]);
rectangle('Position',[437.5 -406.25 15.625 15.625], 'FaceColor',[1 1 1]);
rectangle('Position',[453.125 -406.25 15.625 15.625], 'FaceColor',[1 1 1]);
rectangle('Position',[468.75 -390.625 15.625 15.625], 'FaceColor',[0 0 0]);
rectangle('Position',[484.375 -390.625 15.625 15.625], 'FaceColor',[0 0 0]);
rectangle('Position',[468.75 -406.25 15.625 15.625], 'FaceColor',[1 1 1]);
rectangle('Position',[484.375 -406.25 15.625 15.625], 'FaceColor',[0 0 0]);
rectangle('Position',[468.75 -421.875 15.625 15.625], 'FaceColor',[1 1 1]);
rectangle('Position',[484.375 -421.875 15.625 15.625], 'FaceColor',[0 0 0]);
rectangle('Position',[468.75 -437.5 15.625 15.625], 'FaceColor',[1 1 1]);
rectangle('Position',[484.375 -437.5 15.625 15.625], 'FaceColor',[0 0 0]);
rectangle('Position',[406.25 -453.125 15.625 15.625], 'FaceColor',[0 0 0]);
rectangle('Position',[421.875 -453.125 15.625 15.625], 'FaceColor',[0 0 0]);
rectangle('Position',[406.25 -468.75 15.625 15.625], 'FaceColor',[1 1 1]);
rectangle('Position',[421.875 -468.75 15.625 15.625], 'FaceColor',[1 1 1]);
rectangle('Position',[375 -484.375 15.625 15.625], 'FaceColor',[1 1 1]);
rectangle('Position',[390.625 -484.375 15.625 15.625], 'FaceColor',[1 1 1]);
rectangle('Position',[375 -500 15.625 15.625], 'FaceColor',[0 0 0]);
rectangle('Position',[390.625 -500 15.625 15.625], 'FaceColor',[0 0 0]);
rectangle('Position',[406.25 -484.375 15.625 15.625], 'FaceColor',[1 1 1]);
rectangle('Position',[421.875 -484.375 15.625 15.625], 'FaceColor',[1 1 1]);
rectangle('Position',[406.25 -500 15.625 15.625], 'FaceColor',[0 0 0]);
rectangle('Position',[421.875 -500 15.625 15.625], 'FaceColor',[0 0 0]);
rectangle('Position',[468.75 -453.125 15.625 15.625], 'FaceColor',[1 1 1]);
rectangle('Position',[484.375 -453.125 15.625 15.625], 'FaceColor',[0 0 0]);
rectangle('Position',[468.75 -468.75 15.625 15.625], 'FaceColor',[1 1 1]);
rectangle('Position',[484.375 -468.75 15.625 15.625], 'FaceColor',[0 0 0]);
rectangle('Position',[437.5 -484.375 15.625 15.625], 'FaceColor',[1 1 1]);
rectangle('Position',[453.125 -484.375 15.625 15.625], 'FaceColor',[1 1 1]);
rectangle('Position',[437.5 -500 15.625 15.625], 'FaceColor',[0 0 0]);
rectangle('Position',[453.125 -500 15.625 15.625], 'FaceColor',[0 0 0]);
rectangle('Position',[468.75 -484.375 15.625 15.625], 'FaceColor',[1 1 1]);
rectangle('Position',[484.375 -484.375 15.625 15.625], 'FaceColor',[0 0 0]);
rectangle('Position',[468.75 -500 15.625 15.625], 'FaceColor',[0 0 0]);
rectangle('Position',[484.375 -500 15.625 15.625], 'FaceColor',[0 0 0]);
X=[466.667,453.125,453.125,429.688,414.062,398.438,382.812,382.812,398.438,414.062,429.688,429.688,429.688,414.062,390.625,359.375,328.125,304.688,289.062,273.438,257.812,234.375,203.125,234.375,203.125,171.875,140.625,109.375,85.9375,70.3125,54.6875,39.0625,39.0625,54.6875,54.6875,54.6875,78.125,46.875,39.0625,39.0625,46.875,33.3333];
Y=[-33.3333,-46.875,-78.125,-101.562,-101.562,-101.562,-117.188,-132.812,-148.438,-148.438,-164.062,-179.688,-195.312,-210.938,-234.375,-265.625,-296.875,-320.312,-335.938,-335.938,-335.938,-328.125,-328.125,-296.875,-265.625,-234.375,-203.125,-203.125,-226.562,-242.188,-257.812,-273.438,-289.062,-304.688,-320.312,-335.938,-359.375,-390.625,-414.062,-429.688,-453.125,-466.667];
hold on;
plot(X,Y,'r');
plot(X,Y,'bo');
legend('2216.68','Location','southoutside');
